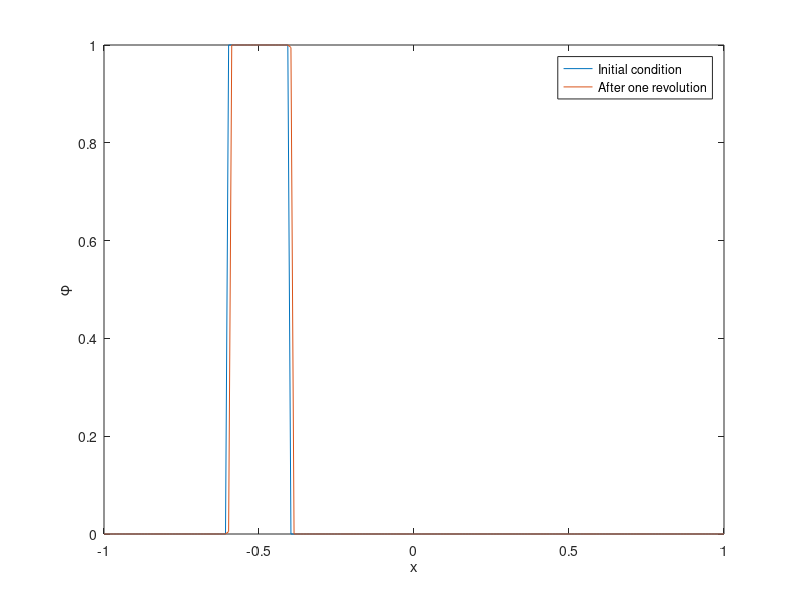

The MATLAB source for this figure:
% -------------------------------------------------------------------------
% VERY SIMPLE FIRST APPROACH
% Upwind in space + Euler in time + Initial condition square wave
% -------------------------------------------------------------------------

a = 1;            
x_min = -1;         
x_max = 1;         
n_cells = 200;   
x = linspace(x_min, x_max, n_cells);

dx = (x_max-x_min)/(n_cells-1);  
dt = 0.01;

% Courant
C = a*dt/dx; % like this or should I define dt based on C that I know is stable?

% Initial condition
phi_0 = (x >= -0.6) & (x <= -0.4);
phi = phi_0;                           

% is 1 revolution 1 time step???
% Upwind in space and explicit euler in time + periodic BC
phi_new = phi - a*dt/dx * (phi-[phi(end),phi(1:end-1)]);

figure;
plot(x, phi_0); 
hold on;
plot(x, phi_new);
legend('Initial condition', 'After one revolution');
xlabel('x'); 
ylabel('\phi');





